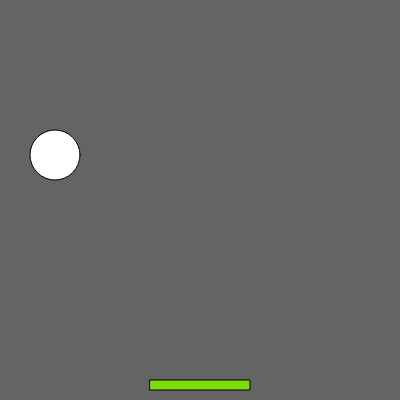
Frame 1 (no input)
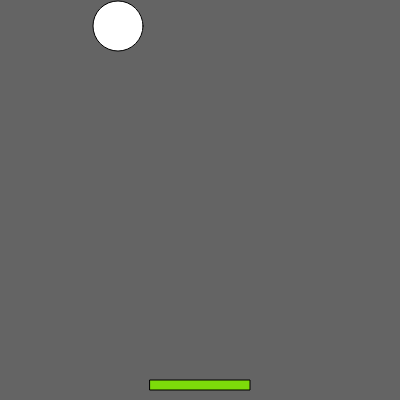
Frame 60 (no input)
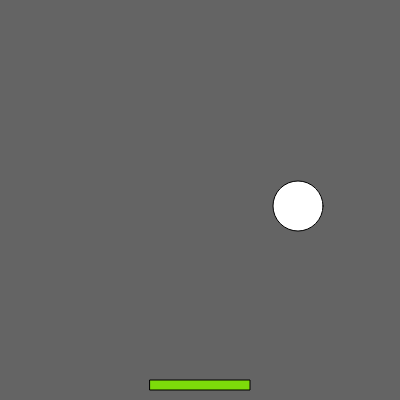
Frame 120 (the mouse pressed at the canvas centre since frame 60)

The p5.js sketch that drew these frames (run headless with seeded random() and noise() and a simulated clock; from frame 60 on, the mouse is pressed at the canvas centre):

// p5.js sketch
// ── sketch.js

var playBall = new Ball(55, 155);
var playRect = new Rectangle(200,385);
function setup(){
	createCanvas(400,400);
}

function draw(){
	background(100);
	playBall.display();
	playBall.move();
	playBall.ballWallHit();
	playBall.bounceOfRectangle();
//-----
	playRect.displayRect();
	playRect.keyPressed();
}

function Rectangle(xas, yas){
	this.x = xas;
	this.y = yas;
	this.displayRect = function(){
	rectMode(CENTER);
	fill(125,220,10);
	rect(this.x, this.y, 100, 10);
	}
	this.keyPressed = function(){
		if (keyCode == UP_ARROW) {
		this.x = this.x + 2;
		} 
		else if (keyCode == DOWN_ARROW) {
		this.x = this.x - 2;
		}
		if (this.x >= 350){
			this.x = 350;
		} else if (this.x <= 50) {
			this.x = 50;
		}
	}
}

function Ball(x, y){
	this.x = x;
	this.y = y;
	this.xspeed = -3;
	this.yspeed = -3;
	this.r = 50;
	this.display = function() {
        fill(255);
        ellipse(this.x, this.y, this.r, this.r);
    }
    this.move = function() {
    	this.x = this.x + this.xspeed;
    	this.y = this.y + this.yspeed;
    }
    this.ballWallHit = function(){
    	if (this.x > width || this.x <= 0){
    		this.xspeed = this.xspeed * -1;
    	}
    	if (this.y < 5) {
    		this.yspeed = this.yspeed * -1;
    	}
    }
    this.bounceOfRectangle = function(){
    	if (this.y <= 385 && dist(this.x,this.y,playRect.x,playRect.y) <= 60){
    		this.yspeed = this.yspeed * -1;
    	}
    }
}
